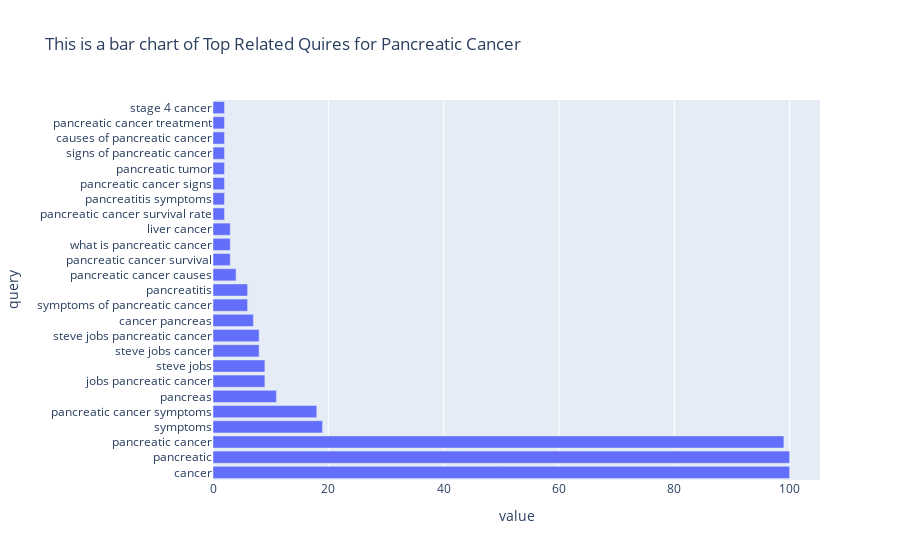

The cell this chart's notebook holds for it:
### Code cell
Topbar_chart(df1)

### Figure 1 — Plotly figure (JSON) as saved in the notebook; plotly's stock layout.template omitted (floating-point values rounded to 4 significant figures)
{"data": [{"alignmentgroup": "True", "hovertemplate": "value=%{x}<br>query=%{y}<extra></extra>", "legendgroup": "", "marker": {"color": "#636efa", "pattern": {"shape": ""}}, "name": "", "offsetgroup": "", "orientation": "h", "showlegend": false, "textposition": "auto", "type": "bar", "x": [100, 100, 99, 19, 18, 11, 9, 9, 8, 8, 7, 6, 6, 4, 3, 3, 3, 2, 2, 2, 2, 2, 2, 2, 2], "xaxis": "x", "y": ["cancer", "pancreatic", "pancreatic cancer", "symptoms", "pancreatic cancer symptoms", "pancreas", "jobs pancreatic cancer", "steve jobs", "steve jobs cancer", "steve jobs pancreatic cancer", "cancer pancreas", "symptoms of pancreatic cancer", "pancreatitis", "pancreatic cancer causes", "pancreatic cancer survival", "what is pancreatic cancer", "liver cancer", "pancreatic cancer survival rate", "pancreatitis symptoms", "pancreatic cancer signs", "pancreatic tumor", "signs of pancreatic cancer", "causes of pancreatic cancer", "pancreatic cancer treatment", "stage 4 cancer"], "yaxis": "y"}], "layout": {"barmode": "relative", "legend": {"tracegroupgap": 0}, "title": {"text": "This is a bar chart of Top Related Quires for Pancreatic Cancer"}, "xaxis": {"anchor": "y", "domain": [0, 1], "title": {"text": "value"}}, "yaxis": {"anchor": "x", "domain": [0, 1], "title": {"text": "query"}}}}
